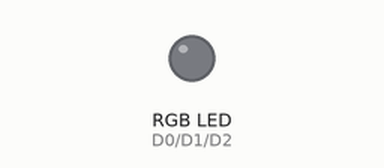
Bench run of a sketch on a simulated ESP8266 (NodeMCU). On the bench: an RGB LED mixed from three pins (HIGH = lit).

Above: at 0.15 s.
Timing chart, 0 to 1.6 s (numbered marks = the images above):
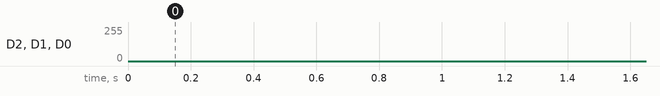

The sketch:

basic_rdg.ino
```cpp
const int redPin = D0;
const int greenPin = D1;
const int bluePin = D2;

int redColor = 255;
int greenColor = 255;
int blueColor = 255;
void setup() {
  analogWrite(redPin, 0);
  analogWrite(greenPin, 0);
  analogWrite(bluePin, 0);
}

void loop()
{
    for(int dutyCycle = 0; dutyCycle < 255; dutyCycle++){
    // changing the LED brightness with PWM
    analogWrite(redPin, dutyCycle);
  analogWrite(greenPin, dutyCycle);
  analogWrite(bluePin, dutyCycle);
    delay(1);
  }

  // decrease the LED brightness
  for(int dutyCycle = 255; dutyCycle > 0; dutyCycle--){
    // changing the LED brightness with PWM
    analogWrite(redPin, dutyCycle);
  analogWrite(greenPin, dutyCycle);
  analogWrite(bluePin, dutyCycle);
    delay(1);
  }
}
```
